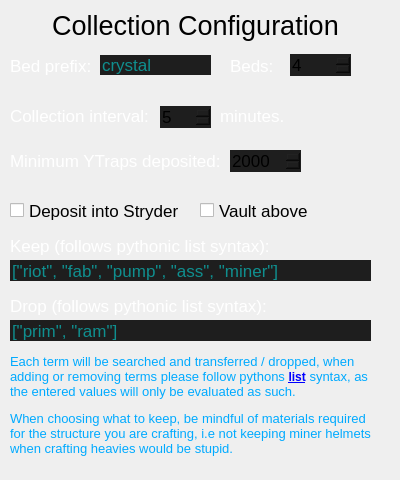
    <widget class="QWidget" name="tab_3">
     <attribute name="title">
      <string>CRYSTAL</string>
     </attribute>
     <widget class="QLabel" name="label_23">
      <property name="geometry">
       <rect>
        <x>0</x>
        <y>10</y>
        <width>391</width>
        <height>31</height>
       </rect>
      </property>
      <property name="font">
       <font>
        <pointsize>20</pointsize>
       </font>
      </property>
      <property name="text">
       <string>Collection Configuration</string>
      </property>
      <property name="alignment">
       <set>Qt::AlignCenter</set>
      </property>
     </widget>
     <widget class="QLabel" name="label_24">
      <property name="geometry">
       <rect>
        <x>10</x>
        <y>100</y>
        <width>141</width>
        <height>31</height>
       </rect>
      </property>
      <property name="font">
       <font>
        <pointsize>13</pointsize>
       </font>
      </property>
      <property name="styleSheet">
       <string notr="true">color: rgb(255, 255, 255)</string>
      </property>
      <property name="text">
       <string>Collection interval:</string>
      </property>
     </widget>
     <widget class="QSpinBox" name="crystal_interval">
      <property name="geometry">
       <rect>
        <x>160</x>
        <y>106</y>
        <width>51</width>
        <height>22</height>
       </rect>
      </property>
      <property name="font">
       <font>
        <pointsize>13</pointsize>
       </font>
      </property>
      <property name="styleSheet">
       <string notr="true">border: None;
background-color: rgb(30, 30, 30);</string>
      </property>
      <property name="minimum">
       <number>5</number>
      </property>
      <property name="maximum">
       <number>15</number>
      </property>
      <property name="singleStep">
       <number>1</number>
      </property>
     </widget>
     <widget class="QLabel" name="label_25">
      <property name="geometry">
       <rect>
        <x>220</x>
        <y>100</y>
        <width>141</width>
        <height>31</height>
       </rect>
      </property>
      <property name="font">
       <font>
        <pointsize>13</pointsize>
       </font>
      </property>
      <property name="styleSheet">
       <string notr="true">color: rgb(255, 255, 255)</string>
      </property>
      <property name="text">
       <string>minutes.</string>
      </property>
     </widget>
     <widget class="QLabel" name="label_26">
      <property name="geometry">
       <rect>
        <x>10</x>
        <y>145</y>
        <width>221</width>
        <height>31</height>
       </rect>
      </property>
      <property name="font">
       <font>
        <pointsize>13</pointsize>
       </font>
      </property>
      <property name="styleSheet">
       <string notr="true">color: rgb(255, 255, 255)</string>
      </property>
      <property name="text">
       <string>Minimum YTraps deposited:</string>
      </property>
     </widget>
     <widget class="QSpinBox" name="min_ytraps_collected">
      <property name="geometry">
       <rect>
        <x>230</x>
        <y>150</y>
        <width>71</width>
        <height>22</height>
       </rect>
      </property>
      <property name="font">
       <font>
        <pointsize>13</pointsize>
       </font>
      </property>
      <property name="styleSheet">
       <string notr="true">border: None;
background-color: rgb(30, 30, 30);</string>
      </property>
      <property name="minimum">
       <number>0</number>
      </property>
      <property name="maximum">
       <number>3000</number>
      </property>
      <property name="singleStep">
       <number>100</number>
      </property>
      <property name="value">
       <number>2000</number>
      </property>
     </widget>
     <widget class="QCheckBox" name="stryder_depositing">
      <property name="geometry">
       <rect>
        <x>10</x>
        <y>200</y>
        <width>171</width>
        <height>21</height>
       </rect>
      </property>
      <property name="font">
       <font>
        <pointsize>13</pointsize>
       </font>
      </property>
      <property name="text">
       <string>Deposit into Stryder</string>
      </property>
     </widget>
     <widget class="QCheckBox" name="vault_above">
      <property name="geometry">
       <rect>
        <x>200</x>
        <y>200</y>
        <width>141</width>
        <height>21</height>
       </rect>
      </property>
      <property name="font">
       <font>
        <pointsize>13</pointsize>
       </font>
      </property>
      <property name="text">
       <string>Vault above</string>
      </property>
     </widget>
     <widget class="QLineEdit" name="keep_items">
      <property name="geometry">
       <rect>
        <x>10</x>
        <y>260</y>
        <width>361</width>
        <height>21</height>
       </rect>
      </property>
      <property name="font">
       <font>
        <pointsize>13</pointsize>
       </font>
      </property>
      <property name="styleSheet">
       <string notr="true">
color: rgb(0, 255, 255);
background-color: rgb(30, 30, 30);
border: None

</string>
      </property>
      <property name="placeholderText">
       <string>[&quot;riot&quot;, &quot;fab&quot;, &quot;pump&quot;, &quot;ass&quot;, &quot;miner&quot;]</string>
      </property>
     </widget>
     <widget class="QLabel" name="label_27">
      <property name="geometry">
       <rect>
        <x>10</x>
        <y>230</y>
        <width>271</width>
        <height>31</height>
       </rect>
      </property>
      <property name="font">
       <font>
        <pointsize>13</pointsize>
       </font>
      </property>
      <property name="styleSheet">
       <string notr="true">color: rgb(255, 255, 255)</string>
      </property>
      <property name="text">
       <string>Keep (follows pythonic list syntax):</string>
      </property>
     </widget>
     <widget class="QLabel" name="label_28">
      <property name="geometry">
       <rect>
        <x>10</x>
        <y>290</y>
        <width>271</width>
        <height>31</height>
       </rect>
      </property>
      <property name="font">
       <font>
        <pointsize>13</pointsize>
       </font>
      </property>
      <property name="styleSheet">
       <string notr="true">color: rgb(255, 255, 255)</string>
      </property>
      <property name="text">
       <string>Drop (follows pythonic list syntax):</string>
      </property>
     </widget>
     <widget class="QLineEdit" name="drop_items">
      <property name="geometry">
       <rect>
        <x>10</x>
        <y>320</y>
        <width>361</width>
        <height>21</height>
       </rect>
      </property>
      <property name="font">
       <font>
        <pointsize>13</pointsize>
       </font>
      </property>
      <property name="styleSheet">
       <string notr="true">
color: rgb(0, 255, 255);
background-color: rgb(30, 30, 30);
border: None

</string>
      </property>
      <property name="text">
       <string/>
      </property>
      <property name="placeholderText">
       <string>[&quot;prim&quot;, &quot;ram&quot;]</string>
      </property>
     </widget>
     <widget class="QLabel" name="label_88">
      <property name="geometry">
       <rect>
        <x>10</x>
        <y>340</y>
        <width>361</width>
        <height>131</height>
       </rect>
      </property>
      <property name="text">
       <string>&lt;html&gt;&lt;head/&gt;&lt;body&gt;&lt;p&gt;&lt;span style=&quot; font-size:10pt; color:#00aaff;&quot;&gt;Each term will be searched and transferred / dropped, when adding or removing terms please follow pythons &lt;/span&gt;&lt;a href=&quot;https://docs.python.org/3/tutorial/datastructures.html#more-on-lists&quot;&gt;&lt;span style=&quot; font-weight:600; text-decoration: underline; color:#0000ff;&quot;&gt;list&lt;/span&gt;&lt;/a&gt;&lt;span style=&quot; font-size:10pt; color:#00aaff;&quot;&gt; syntax, as the entered values will only be evaluated as such.&lt;/span&gt;&lt;/p&gt;&lt;p&gt;&lt;span style=&quot; font-size:10pt; color:#00aaff;&quot;&gt;When choosing what to keep, be mindful of materials required for the structure you are crafting, i.e not keeping miner helmets when crafting heavies would be stupid.&lt;/span&gt;&lt;/p&gt;&lt;/body&gt;&lt;/html&gt;</string>
      </property>
      <property name="wordWrap">
       <bool>true</bool>
      </property>
     </widget>
     <widget class="QSpinBox" name="crystal_beds">
      <property name="geometry">
       <rect>
        <x>290</x>
        <y>54</y>
        <width>61</width>
        <height>22</height>
       </rect>
      </property>
      <property name="font">
       <font>
        <pointsize>13</pointsize>
       </font>
      </property>
      <property name="styleSheet">
       <string notr="true">border: None;
background-color: rgb(30, 30, 30);</string>
      </property>
      <property name="minimum">
       <number>1</number>
      </property>
      <property name="maximum">
       <number>4</number>
      </property>
      <property name="singleStep">
       <number>1</number>
      </property>
      <property name="value">
       <number>4</number>
      </property>
     </widget>
     <widget class="QLabel" name="label_43">
      <property name="geometry">
       <rect>
        <x>10</x>
        <y>50</y>
        <width>91</width>
        <height>31</height>
       </rect>
      </property>
      <property name="font">
       <font>
        <pointsize>13</pointsize>
       </font>
      </property>
      <property name="styleSheet">
       <string notr="true">color: white</string>
      </property>
      <property name="text">
       <string>Bed prefix:</string>
      </property>
     </widget>
     <widget class="QLineEdit" name="crystal_prefix">
      <property name="geometry">
       <rect>
        <x>100</x>
        <y>55</y>
        <width>111</width>
        <height>20</height>
       </rect>
      </property>
      <property name="font">
       <font>
        <pointsize>13</pointsize>
       </font>
      </property>
      <property name="styleSheet">
       <string notr="true">
color: rgb(0, 255, 255);
background-color: rgb(30, 30, 30);
border: None

</string>
      </property>
      <property name="placeholderText">
       <string>crystal</string>
      </property>
     </widget>
     <widget class="QLabel" name="label_44">
      <property name="geometry">
       <rect>
        <x>230</x>
        <y>50</y>
        <width>51</width>
        <height>31</height>
       </rect>
      </property>
      <property name="font">
       <font>
        <pointsize>13</pointsize>
       </font>
      </property>
      <property name="styleSheet">
       <string notr="true">color: rgb(255, 255, 255)</string>
      </property>
      <property name="text">
       <string>Beds:</string>
      </property>
     </widget>
    </widget>
